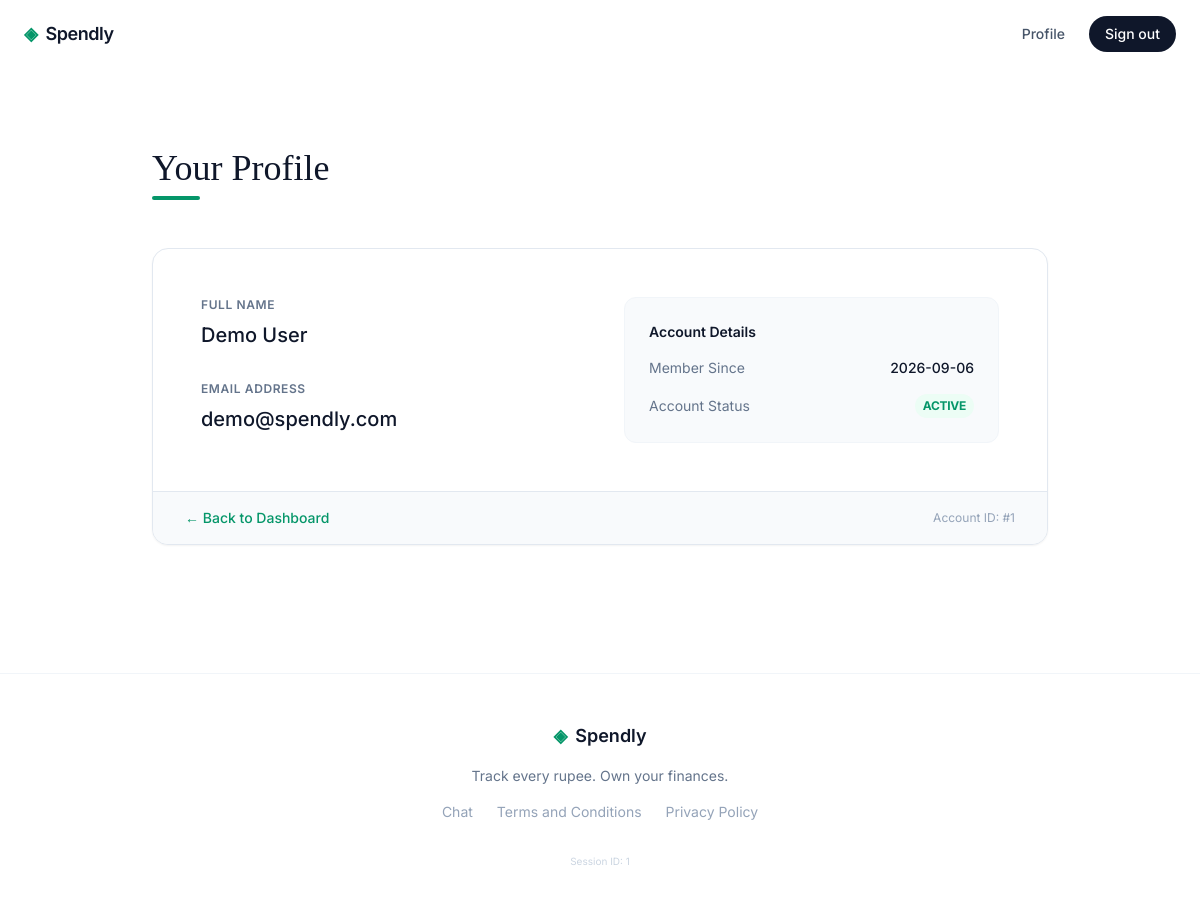
Screenshot of /profile (signed in) with the database file from the repository.
### tables this page shows
CREATE TABLE users (
                id INTEGER PRIMARY KEY AUTOINCREMENT,
                name TEXT NOT NULL,
                email TEXT UNIQUE NOT NULL,
                password_hash TEXT NOT NULL,
                created_at TEXT DEFAULT (datetime('now'))
            );

### app.py (the view)
@app.route("/profile")
@login_required
def profile():
    user_id = session.get("user_id")
    user = get_user_by_id(user_id)
    return render_template("profile.html", user=user)

### app.py (called while the page is built)
def login_required(f):
    @wraps(f)
    def decorated_function(*args, **kwargs):
        if "user_id" not in session:
            flash("Please sign in to access this page.", "error")
            return redirect(url_for("login"))
        return f(*args, **kwargs)
    return decorated_function

### database/db.py (called while the page is built)
def get_db():
    conn = sqlite3.connect(DATABASE)
    conn.row_factory = sqlite3.Row
    conn.execute("PRAGMA foreign_keys = ON;")
    return conn

def get_user_by_id(user_id):
    with get_db() as db:
        return db.execute("SELECT * FROM users WHERE id = ?", (user_id,)).fetchone()

### templates/profile.html (shortened to what this page needs)
{% extends "base.html" %}
{% block content %}
<div class="max-w-4xl mx-auto py-12">
    <header class="mb-12">
        <h1 class="serif text-4xl text-slate-900 mb-2">Your Profile</h1>
        <div class="w-12 h-1 bg-emerald-600 rounded-full"></div>
    </header>
    <div class="bg-white border border-slate-200 rounded-2xl shadow-sm overflow-hidden">
        <div class="p-8 md:p-12">
            <div class="grid grid-cols-1 md:grid-cols-2 gap-12">
                <div class="space-y-8">
                    <div>
                        <label class="block text-xs font-semibold text-slate-500 uppercase tracking-wider mb-2">Full Name</label>
                        <p class="text-xl text-slate-900 font-medium">{{ user['name'] }}</p>
                    </div>
                    <div>
                        <label class="block text-xs font-semibold text-slate-500 uppercase tracking-wider mb-2">Email Address</label>
                        <p class="text-xl text-slate-900 font-medium">{{ user['email'] }}</p>
                    </div>
                </div>
                <div class="bg-slate-50 rounded-xl p-6 border border-slate-100">
                    <h3 class="text-sm font-semibold text-slate-900 mb-4">Account Details</h3>
                    <div class="space-y-4">
                        <div class="flex justify-between items-center">
                            <span class="text-sm text-slate-500">Member Since</span>
                            <span class="text-sm font-medium text-slate-900">{{ user['created_at'][:10] }}</span>
                        </div>
                        <div class="flex justify-between items-center">
                            <span class="text-sm text-slate-500">Account Status</span>
                            <span class="text-xs font-bold text-emerald-600 bg-emerald-50 px-2 py-1 rounded-full uppercase tracking-tight">Active</span>
                        </div>
                    </div>
                </div>
            </div>
        </div>
        <div class="bg-slate-50 border-t border-slate-200 px-8 py-4 flex justify-between items-center">
            <a href="{{ url_for('landing') }}" class="text-sm font-medium text-emerald-600 hover:text-emerald-700 transition-colors flex items-center gap-2">
                <span>← Back to Dashboard</span>
            </a>
            <span class="text-xs text-slate-400">Account ID: #{{ user['id'] }}</span>
        </div>
    </div>
</div>
{% endblock %}

### templates/base.html (style rules this page uses)
body { font-family: 'Inter', sans-serif; }
h1, h2, .serif { font-family: 'Playfair Display', serif; }

### rows the page displays
users: name "Demo User", email "demo@spendly.com", created_at "2026-09-06", id "1"

### other values shown
{{ session.get('user_id', 'None') }} "1"
